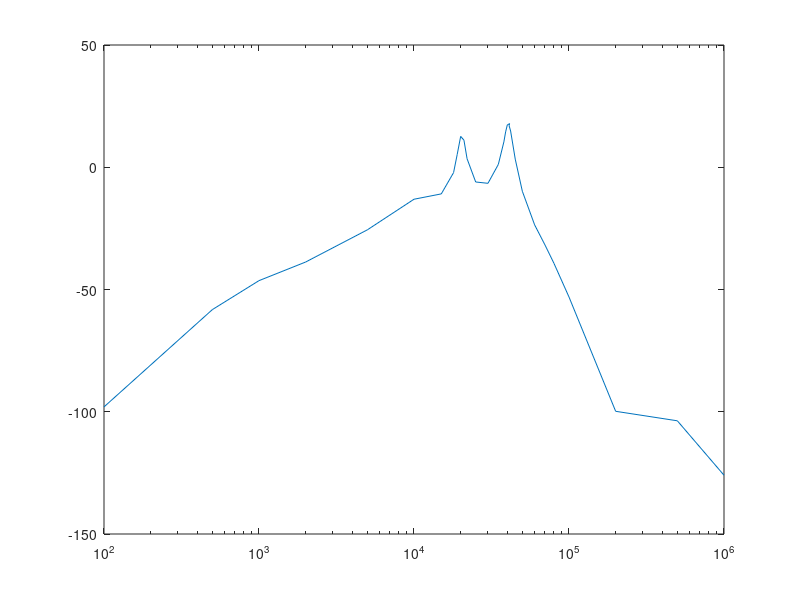
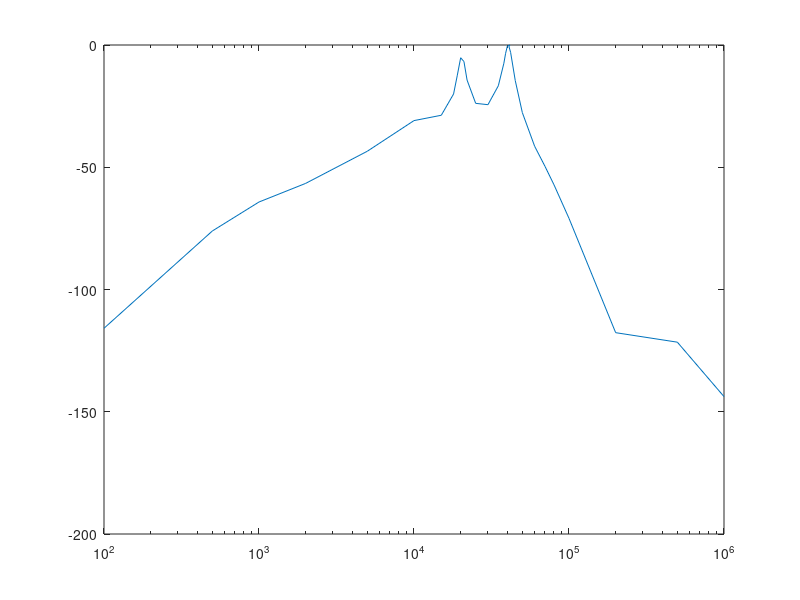

These figures' MATLAB source, in order:
clear; close all; clc;

%%
f = [100 500 1000 2000 5000 10000 15000 18000 19000 20000 21000 22000 25000 30000 35000 38000 39000 40000 41500 41000 42000 45000 50000 60000 70000 80000 100000 200000 500000 1000000];
v = [0.00744 0.0544 0.0984 0.144 0.278 0.52 0.58 0.896 1.3 1.88 1.74 1.19 0.74 0.72 1.06 1.68 2.06 2.38 2.44 2.36 2.1 1.18 0.612 0.308 0.204 0.14 0.0704 0.0068 0.0056 0.00184];

%%

vdB = 20*log(v);

vdBnorm = 20*log(v / max(v));


%% 

figure;
semilogx(f, vdB);
figure;
semilogx(f, vdBnorm);